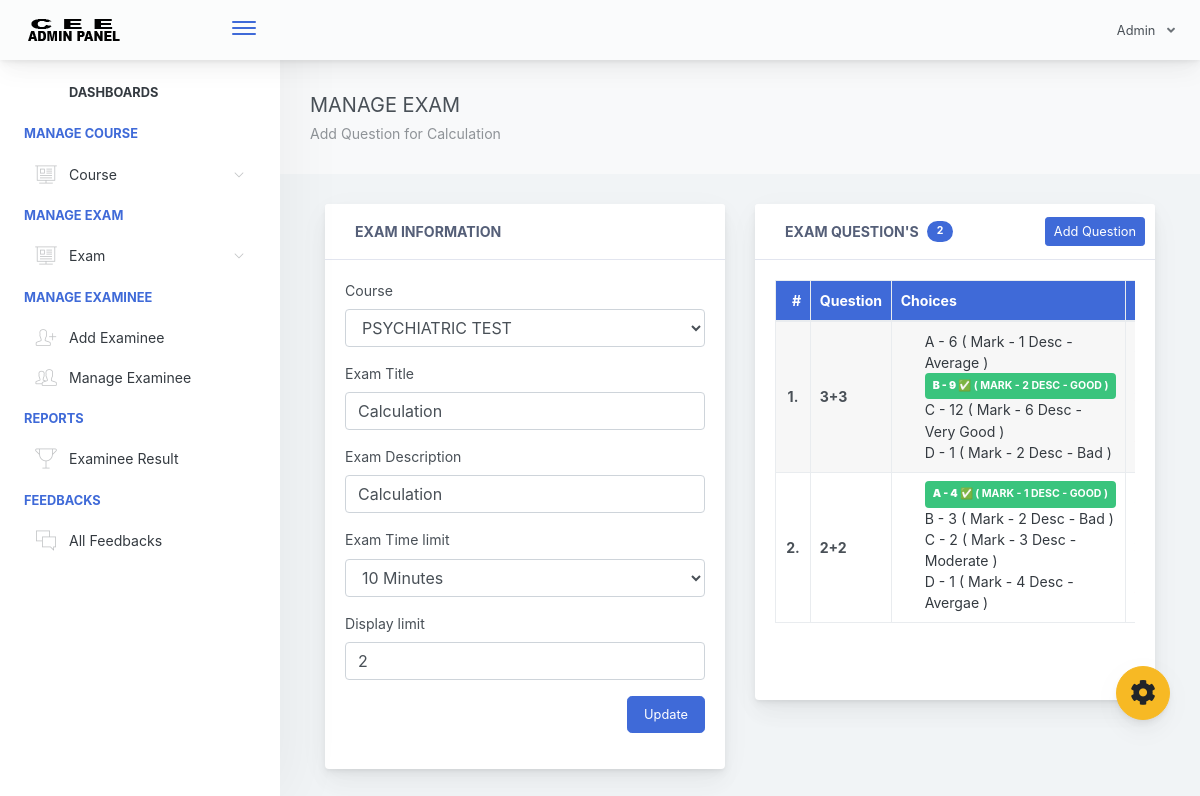
/adminpanel/admin/manage-exam.php?id=1 (signed in), run on the app's committed database.
### tables this page shows
CREATE TABLE `exam_tbl` (
  `ex_id` int(11) NOT NULL,
  `cou_id` int(11) NOT NULL,
  `ex_title` varchar(1000) NOT NULL,
  `ex_time_limit` varchar(1000) NOT NULL,
  `ex_questlimit_display` int(11) NOT NULL,
  `ex_description` varchar(1000) NOT NULL,
  `ex_created` timestamp NOT NULL DEFAULT current_timestamp() ON UPDATE current_timestamp()
);

CREATE TABLE `course_tbl` (
  `cou_id` int(11) NOT NULL,
  `cou_name` varchar(1000) NOT NULL,
  `cou_created` timestamp NOT NULL DEFAULT current_timestamp() ON UPDATE current_timestamp()
);

CREATE TABLE `exam_question_tbl` (
  `eqt_id` int(11) NOT NULL,
  `exam_id` int(11) NOT NULL,
  `exam_question` varchar(1000) NOT NULL,
  `exam_ch1` varchar(1000) NOT NULL,
  `exam_ch1_mark` int(11) NOT NULL DEFAULT 0,
  `exam_ch1_desc` varchar(1000) NOT NULL,
  `exam_ch2` varchar(1000) NOT NULL,
  `exam_ch2_mark` int(11) NOT NULL DEFAULT 0,
  `exam_ch2_desc` varchar(1000) NOT NULL,
  `exam_ch3` varchar(1000) NOT NULL,
  `exam_ch3_mark` int(11) NOT NULL DEFAULT 0,
  `exam_ch3_desc` varchar(1000) NOT NULL,
  `exam_ch4` varchar(1000) NOT NULL,
  `exam_ch4_mark` int(11) NOT NULL DEFAULT 0,
  `exam_ch4_desc` varchar(1000) NOT NULL,
  `exam_answer` enum('A','B','C','D') NOT NULL,
  `exam_status` varchar(50) NOT NULL DEFAULT 'active'
);

### adminpanel/admin/manage-exam.php (the view, shortened to what this page needs)
<?php include("includes/header.php"); ?>
<?php include("includes/ui-theme.php"); ?>
<div class="app-main">
<?php include("includes/sidebar.php"); ?>
<?php
   $exId = $_GET['id'];
   $selExam = $conn->query("SELECT * FROM exam_tbl WHERE ex_id='$exId' ");
   $selExamRow = $selExam->fetch(PDO::FETCH_ASSOC);
   $courseId = $selExamRow['cou_id'];
   $selCourse = $conn->query("SELECT cou_name as courseName FROM course_tbl WHERE cou_id='$courseId' ")->fetch(PDO::FETCH_ASSOC);
 ?>
<div class="app-main__outer">
        <div class="app-main__inner">
            <div class="app-page-title">
                <div class="page-title-wrapper">
                     <div class="page-title-heading">
                        <div> MANAGE EXAM
                            <div class="page-title-subheading">
                              Add Question for <?php echo $selExamRow['ex_title']; ?>
                            </div>
                        </div>
                    </div>
                </div>
            </div>
            <div class="col-md-12">
            <div id="refreshData">
            <div class="row">
                  <div class="col-md-6">
                      <div class="main-card mb-3 card">
                          <div class="card-header">
                            <i class="header-icon lnr-license icon-gradient bg-plum-plate"> </i>Exam Information
                          </div>
                          <div class="card-body">
                           <form method="post" id="updateExamFrm">
                               <div class="form-group">
                                <label>Course</label>
                                <select class="form-control" name="courseId" required="">
                                  <option value="<?php echo $selExamRow['cou_id']; ?>"><?php echo $selCourse['courseName']; ?></option>
                                </select>
                              </div>
                              <div class="form-group">
                                <label>Exam Title</label>
                                <input type="" name="examTitle" class="form-control" required="" value="<?php echo $selExamRow['ex_title']; ?>">
                              </div>
                              <div class="form-group">
                                <label>Exam Description</label>
                                <input type="" name="examDesc" class="form-control" required="" value="<?php echo $selExamRow['ex_description']; ?>">
                              </div>
                              <div class="form-group">
                                <label>Exam Time limit</label>
                                <select class="form-control" name="examLimit" required="">
                                  <option value="<?php echo $selExamRow['ex_time_limit']; ?>"><?php echo $selExamRow['ex_time_limit']; ?> Minutes</option>
                                </select>
                              </div>
                              <div class="form-group">
                                <label>Display limit</label>
                                <input type="number" name="examQuestDipLimit" class="form-control" value="<?php echo $selExamRow['ex_questlimit_display']; ?>">
                              </div>
                              <div class="form-group" align="right">
                                <button type="submit" class="btn btn-primary btn-lg">Update</button>
                              </div>
                           </form>
                          </div>
                      </div>
                  </div>
                  <div class="col-md-6">
                    <?php
                        $selQuest = $conn->query("SELECT * FROM exam_question_tbl WHERE exam_id='$exId' ORDER BY eqt_id desc");
                    ?>
                     <div class="main-card mb-3 card">
                          <div class="card-header"><i class="header-icon lnr-license icon-gradient bg-plum-plate"> </i>Exam Question's
                            <span class="badge badge-pill badge-primary ml-2">
                              <?php echo $selQuest->rowCount(); ?>
                            </span>
                             <div class="btn-actions-pane-right">
                                <button class="btn btn-sm btn-primary " data-toggle="modal" data-target="#modalForAddQuestion">Add Question</button>
                              </div>
                          </div>
                          <div class="card-body" >
                            <div class="scroll-area-sm" style="min-height: 400px;">
                               <div class="scrollbar-container">
                               <?php
if ($selQuest->rowCount() > 0) {
?>
    <div class="table-responsive">
        <table class="align-middle mb-0 table table-bordered table-striped table-hover" id="tableList">
            <thead class="bg-primary text-white">
                <tr>
                    <th class="text-left pl-3">#</th>
                    <th class="text-left">Question</th>
                    <th class="text-left">Choices</th>
                    <th class="text-center" width="20%">Action</th>
                </tr>
            </thead>
            <tbody>
                <?php
                $i = 1;
                 function displayChoice($choice, $isCorrect, $label,$mark,$desc) {
                  if ($isCorrect) {
                      echo "<div class='pl-4'><span class='badge badge-success p-2'><b>$label - $choice ✅</b> ( Mark - $mark Desc - $desc ) </span></div>";
                  } else {
                      echo "<div class='pl-4'><span class='text-dark'>$label - $choice ( Mark - $mark Desc - $desc )</span></div>";
                  }
              }
                while ($selQuestionRow = $selQuest->fetch(PDO::FETCH_ASSOC)) { ?>
                    <tr>
                        <td class="font-weight-bold text-center"><?php echo $i++; ?>.</td>
                        <td><b><?php echo $selQuestionRow['exam_question']; ?></b></td>
                        <td>
                            <?php
                            displayChoice(
                                $selQuestionRow['exam_ch1'],
                                $selQuestionRow['exam_answer'] == 'A',
                                'A',
                                $selQuestionRow['exam_ch1_mark'],$selQuestionRow['exam_ch1_desc']
                            );
                            displayChoice(
                                $selQuestionRow['exam_ch2'],
                                $selQuestionRow['exam_answer'] == 'B',
                                'B',
                                $selQuestionRow['exam_ch2_mark'],$selQuestionRow['exam_ch2_desc']
                            );
                            ?>
                        </td>
                        <td class="text-center">
                        </td>
                    </tr>
                <?php } ?>
            </tbody>
        </table>
    </div>
<?php } else { ?>
    <h4 class="text-primary p-3">No questions found...</h4>
<?php } ?>
                               </div>
                            </div>
                          </div>
                      </div>
                  </div>
              </div>
            </div>
            </div>
            </div>
<?php include("includes/footer.php"); ?>

### data on the page
exam_tbl: ex_title "Calculation", examTitle "Calculation", examDesc "Calculation", examLimit "10 Minutes", examQuestDipLimit "2"
course_tbl: courseId "PSYCHIATRIC TEST"
exam_question_tbl: exam_question "3+3", label "A C D", exam_ch1 "6 12 1", exam_ch1_mark "1 6 2", exam_ch1_desc "Average Very Good Bad", exam_answer "B", exam_ch2 "9", exam_ch2_mark "2", exam_ch2_desc "GOOD"
exam_question_tbl: exam_question "2+2", exam_answer "A", exam_ch1 "4", exam_ch1_mark "1", exam_ch1_desc "GOOD", label "B C D", exam_ch2 "3 2 1", exam_ch2_mark "2 3 4", exam_ch2_desc "Bad Moderate Avergae"

### other printed values
$selQuest->rowCount() "2"
